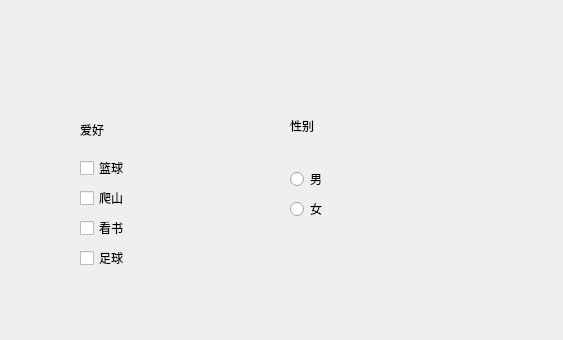
<?xml version="1.0" encoding="UTF-8"?>
<ui version="4.0">
 <class>MainWindow</class>
 <widget class="QMainWindow" name="MainWindow">
  <property name="geometry">
   <rect>
    <x>0</x>
    <y>0</y>
    <width>563</width>
    <height>340</height>
   </rect>
  </property>
  <property name="windowTitle">
   <string>Qt Application</string>
  </property>
  <widget class="QWidget" name="centralwidget">
   <widget class="QWidget" name="verticalLayoutWidget">
    <property name="geometry">
     <rect>
      <x>80</x>
      <y>110</y>
      <width>201</width>
      <height>160</height>
     </rect>
    </property>
    <layout class="QVBoxLayout" name="verticalLayout">
     <item>
      <widget class="QLabel" name="label">
       <property name="text">
        <string>爱好</string>
       </property>
      </widget>
     </item>
     <item>
      <widget class="QCheckBox" name="checkBox">
       <property name="text">
        <string>篮球</string>
       </property>
      </widget>
     </item>
     <item>
      <widget class="QCheckBox" name="checkBox_2">
       <property name="text">
        <string>爬山</string>
       </property>
      </widget>
     </item>
     <item>
      <widget class="QCheckBox" name="checkBox_3">
       <property name="text">
        <string>看书</string>
       </property>
      </widget>
     </item>
     <item>
      <widget class="QCheckBox" name="checkBox_4">
       <property name="text">
        <string>足球</string>
       </property>
      </widget>
     </item>
    </layout>
   </widget>
   <widget class="QWidget" name="verticalLayoutWidget_2">
    <property name="geometry">
     <rect>
      <x>290</x>
      <y>90</y>
      <width>201</width>
      <height>131</height>
     </rect>
    </property>
    <layout class="QVBoxLayout" name="verticalLayout_5">
     <item>
      <widget class="QLabel" name="label_2">
       <property name="text">
        <string>性别</string>
       </property>
      </widget>
     </item>
     <item>
      <widget class="QRadioButton" name="radioButton_2">
       <property name="text">
        <string>男</string>
       </property>
      </widget>
     </item>
     <item>
      <widget class="QRadioButton" name="radioButton">
       <property name="text">
        <string>女</string>
       </property>
      </widget>
     </item>
    </layout>
   </widget>
  </widget>
 </widget>
 <resources/>
 <connections/>
</ui>
